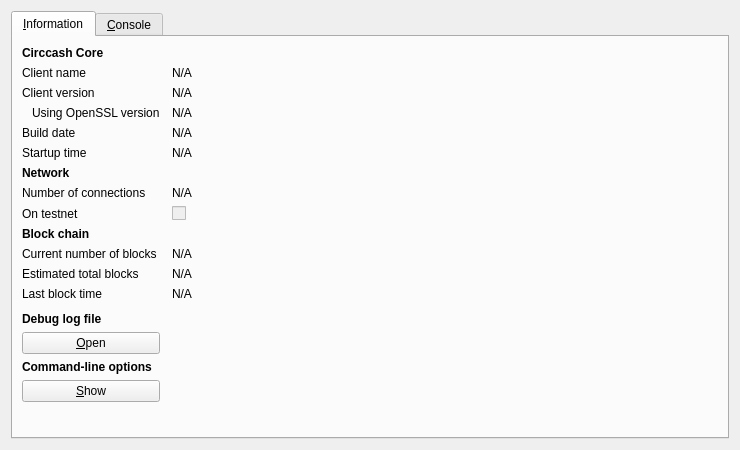
<?xml version="1.0" encoding="UTF-8"?>
<ui version="4.0">
 <class>RPCConsole</class>
 <widget class="QDialog" name="RPCConsole">
  <property name="geometry">
   <rect>
    <x>0</x>
    <y>0</y>
    <width>740</width>
    <height>450</height>
   </rect>
  </property>
  <property name="windowTitle">
   <string>Circcash - Debug window</string>
  </property>
  <layout class="QVBoxLayout" name="verticalLayout_2">
   <item>
    <widget class="QTabWidget" name="tabWidget">
     <property name="currentIndex">
      <number>0</number>
     </property>
     <widget class="QWidget" name="tab_info">
      <attribute name="title">
       <string>&amp;Information</string>
      </attribute>
      <layout class="QGridLayout" name="gridLayout" columnstretch="0,1">
       <property name="horizontalSpacing">
        <number>12</number>
       </property>
       <item row="0" column="0">
        <widget class="QLabel" name="label_9">
         <property name="font">
          <font>
           <weight>75</weight>
           <bold>true</bold>
          </font>
         </property>
         <property name="text">
          <string>Circcash Core</string>
         </property>
        </widget>
       </item>
       <item row="1" column="0">
        <widget class="QLabel" name="label_5">
         <property name="text">
          <string>Client name</string>
         </property>
        </widget>
       </item>
       <item row="1" column="1">
        <widget class="QLabel" name="clientName">
         <property name="cursor">
          <cursorShape>IBeamCursor</cursorShape>
         </property>
         <property name="text">
          <string>N/A</string>
         </property>
         <property name="textFormat">
          <enum>Qt::PlainText</enum>
         </property>
         <property name="textInteractionFlags">
          <set>Qt::LinksAccessibleByMouse|Qt::TextSelectableByKeyboard|Qt::TextSelectableByMouse</set>
         </property>
        </widget>
       </item>
       <item row="2" column="0">
        <widget class="QLabel" name="label_6">
         <property name="text">
          <string>Client version</string>
         </property>
        </widget>
       </item>
       <item row="2" column="1">
        <widget class="QLabel" name="clientVersion">
         <property name="cursor">
          <cursorShape>IBeamCursor</cursorShape>
         </property>
         <property name="text">
          <string>N/A</string>
         </property>
         <property name="textFormat">
          <enum>Qt::PlainText</enum>
         </property>
         <property name="textInteractionFlags">
          <set>Qt::LinksAccessibleByMouse|Qt::TextSelectableByKeyboard|Qt::TextSelectableByMouse</set>
         </property>
        </widget>
       </item>
       <item row="3" column="0">
        <widget class="QLabel" name="label_14">
         <property name="text">
          <string>Using OpenSSL version</string>
         </property>
         <property name="indent">
          <number>10</number>
         </property>
        </widget>
       </item>
       <item row="3" column="1">
        <widget class="QLabel" name="openSSLVersion">
         <property name="cursor">
          <cursorShape>IBeamCursor</cursorShape>
         </property>
         <property name="text">
          <string>N/A</string>
         </property>
         <property name="textFormat">
          <enum>Qt::PlainText</enum>
         </property>
         <property name="textInteractionFlags">
          <set>Qt::LinksAccessibleByMouse|Qt::TextSelectableByKeyboard|Qt::TextSelectableByMouse</set>
         </property>
        </widget>
       </item>
       <item row="4" column="0">
        <widget class="QLabel" name="label_12">
         <property name="text">
          <string>Build date</string>
         </property>
        </widget>
       </item>
       <item row="4" column="1">
        <widget class="QLabel" name="buildDate">
         <property name="cursor">
          <cursorShape>IBeamCursor</cursorShape>
         </property>
         <property name="text">
          <string>N/A</string>
         </property>
         <property name="textFormat">
          <enum>Qt::PlainText</enum>
         </property>
         <property name="textInteractionFlags">
          <set>Qt::LinksAccessibleByMouse|Qt::TextSelectableByKeyboard|Qt::TextSelectableByMouse</set>
         </property>
        </widget>
       </item>
       <item row="5" column="0">
        <widget class="QLabel" name="label_13">
         <property name="text">
          <string>Startup time</string>
         </property>
        </widget>
       </item>
       <item row="5" column="1">
        <widget class="QLabel" name="startupTime">
         <property name="cursor">
          <cursorShape>IBeamCursor</cursorShape>
         </property>
         <property name="text">
          <string>N/A</string>
         </property>
         <property name="textFormat">
          <enum>Qt::PlainText</enum>
         </property>
         <property name="textInteractionFlags">
          <set>Qt::LinksAccessibleByMouse|Qt::TextSelectableByKeyboard|Qt::TextSelectableByMouse</set>
         </property>
        </widget>
       </item>
       <item row="6" column="0">
        <widget class="QLabel" name="label_11">
         <property name="font">
          <font>
           <weight>75</weight>
           <bold>true</bold>
          </font>
         </property>
         <property name="text">
          <string>Network</string>
         </property>
        </widget>
       </item>
       <item row="7" column="0">
        <widget class="QLabel" name="label_7">
         <property name="text">
          <string>Number of connections</string>
         </property>
        </widget>
       </item>
       <item row="7" column="1">
        <widget class="QLabel" name="numberOfConnections">
         <property name="cursor">
          <cursorShape>IBeamCursor</cursorShape>
         </property>
         <property name="text">
          <string>N/A</string>
         </property>
         <property name="textFormat">
          <enum>Qt::PlainText</enum>
         </property>
         <property name="textInteractionFlags">
          <set>Qt::LinksAccessibleByMouse|Qt::TextSelectableByKeyboard|Qt::TextSelectableByMouse</set>
         </property>
        </widget>
       </item>
       <item row="8" column="0">
        <widget class="QLabel" name="label_8">
         <property name="text">
          <string>On testnet</string>
         </property>
        </widget>
       </item>
       <item row="8" column="1">
        <widget class="QCheckBox" name="isTestNet">
         <property name="enabled">
          <bool>false</bool>
         </property>
         <property name="text">
          <string/>
         </property>
        </widget>
       </item>
       <item row="9" column="0">
        <widget class="QLabel" name="label_10">
         <property name="font">
          <font>
           <weight>75</weight>
           <bold>true</bold>
          </font>
         </property>
         <property name="text">
          <string>Block chain</string>
         </property>
        </widget>
       </item>
       <item row="10" column="0">
        <widget class="QLabel" name="label_3">
         <property name="text">
          <string>Current number of blocks</string>
         </property>
        </widget>
       </item>
       <item row="10" column="1">
        <widget class="QLabel" name="numberOfBlocks">
         <property name="cursor">
          <cursorShape>IBeamCursor</cursorShape>
         </property>
         <property name="text">
          <string>N/A</string>
         </property>
         <property name="textFormat">
          <enum>Qt::PlainText</enum>
         </property>
         <property name="textInteractionFlags">
          <set>Qt::LinksAccessibleByMouse|Qt::TextSelectableByKeyboard|Qt::TextSelectableByMouse</set>
         </property>
        </widget>
       </item>
       <item row="11" column="0">
        <widget class="QLabel" name="label_4">
         <property name="text">
          <string>Estimated total blocks</string>
         </property>
        </widget>
       </item>
       <item row="11" column="1">
        <widget class="QLabel" name="totalBlocks">
         <property name="cursor">
          <cursorShape>IBeamCursor</cursorShape>
         </property>
         <property name="text">
          <string>N/A</string>
         </property>
         <property name="textFormat">
          <enum>Qt::PlainText</enum>
         </property>
         <property name="textInteractionFlags">
          <set>Qt::LinksAccessibleByMouse|Qt::TextSelectableByKeyboard|Qt::TextSelectableByMouse</set>
         </property>
        </widget>
       </item>
       <item row="12" column="0">
        <widget class="QLabel" name="label_2">
         <property name="text">
          <string>Last block time</string>
         </property>
        </widget>
       </item>
       <item row="12" column="1">
        <widget class="QLabel" name="lastBlockTime">
         <property name="cursor">
          <cursorShape>IBeamCursor</cursorShape>
         </property>
         <property name="text">
          <string>N/A</string>
         </property>
         <property name="textFormat">
          <enum>Qt::PlainText</enum>
         </property>
         <property name="textInteractionFlags">
          <set>Qt::LinksAccessibleByMouse|Qt::TextSelectableByKeyboard|Qt::TextSelectableByMouse</set>
         </property>
        </widget>
       </item>
       <item row="13" column="0">
        <spacer name="verticalSpacer_2">
         <property name="orientation">
          <enum>Qt::Vertical</enum>
         </property>
         <property name="sizeHint" stdset="0">
          <size>
           <width>20</width>
           <height>20</height>
          </size>
         </property>
        </spacer>
       </item>
       <item row="14" column="0">
        <widget class="QLabel" name="labelDebugLogfile">
         <property name="font">
          <font>
           <weight>75</weight>
           <bold>true</bold>
          </font>
         </property>
         <property name="text">
          <string>Debug log file</string>
         </property>
        </widget>
       </item>
       <item row="15" column="0">
        <widget class="QPushButton" name="openDebugLogfileButton">
         <property name="toolTip">
          <string>Open the Circcash debug log file from the current data directory. This can take a few seconds for large log files.</string>
         </property>
         <property name="text">
          <string>&amp;Open</string>
         </property>
         <property name="autoDefault">
          <bool>false</bool>
         </property>
        </widget>
       </item>
       <item row="16" column="0">
        <widget class="QLabel" name="labelCLOptions">
         <property name="font">
          <font>
           <weight>75</weight>
           <bold>true</bold>
          </font>
         </property>
         <property name="text">
          <string>Command-line options</string>
         </property>
        </widget>
       </item>
       <item row="17" column="0">
        <widget class="QPushButton" name="showCLOptionsButton">
         <property name="toolTip">
          <string>Show the Circcash-Qt help message to get a list with possible Circcash command-line options.</string>
         </property>
         <property name="text">
          <string>&amp;Show</string>
         </property>
         <property name="autoDefault">
          <bool>false</bool>
         </property>
        </widget>
       </item>
       <item row="18" column="0">
        <spacer name="verticalSpacer">
         <property name="orientation">
          <enum>Qt::Vertical</enum>
         </property>
         <property name="sizeHint" stdset="0">
          <size>
           <width>20</width>
           <height>40</height>
          </size>
         </property>
        </spacer>
       </item>
      </layout>
     </widget>
     <widget class="QWidget" name="tab_console">
      <attribute name="title">
       <string>&amp;Console</string>
      </attribute>
      <layout class="QVBoxLayout" name="verticalLayout_3">
       <property name="spacing">
        <number>3</number>
       </property>
       <item>
        <widget class="QTextEdit" name="messagesWidget">
         <property name="minimumSize">
          <size>
           <width>0</width>
           <height>100</height>
          </size>
         </property>
         <property name="readOnly">
          <bool>true</bool>
         </property>
         <property name="tabKeyNavigation" stdset="0">
          <bool>false</bool>
         </property>
         <property name="columnCount" stdset="0">
          <number>2</number>
         </property>
        </widget>
       </item>
       <item>
        <layout class="QHBoxLayout" name="horizontalLayout">
         <property name="spacing">
          <number>3</number>
         </property>
         <item>
          <widget class="QLabel" name="label">
           <property name="text">
            <string notr="true">&gt;</string>
           </property>
          </widget>
         </item>
         <item>
          <widget class="QLineEdit" name="lineEdit"/>
         </item>
         <item>
          <widget class="QPushButton" name="clearButton">
           <property name="maximumSize">
            <size>
             <width>24</width>
             <height>24</height>
            </size>
           </property>
           <property name="toolTip">
            <string>Clear console</string>
           </property>
           <property name="text">
            <string/>
           </property>
           <property name="icon">
            <iconset resource="../bitcoin.qrc">
             <normaloff>:/icons/remove</normaloff>:/icons/remove</iconset>
           </property>
           <property name="shortcut">
            <string notr="true">Ctrl+L</string>
           </property>
           <property name="autoDefault">
            <bool>false</bool>
           </property>
          </widget>
         </item>
        </layout>
       </item>
      </layout>
     </widget>
    </widget>
   </item>
  </layout>
 </widget>
 <resources>
  <include location="../bitcoin.qrc"/>
 </resources>
 <connections/>
</ui>
